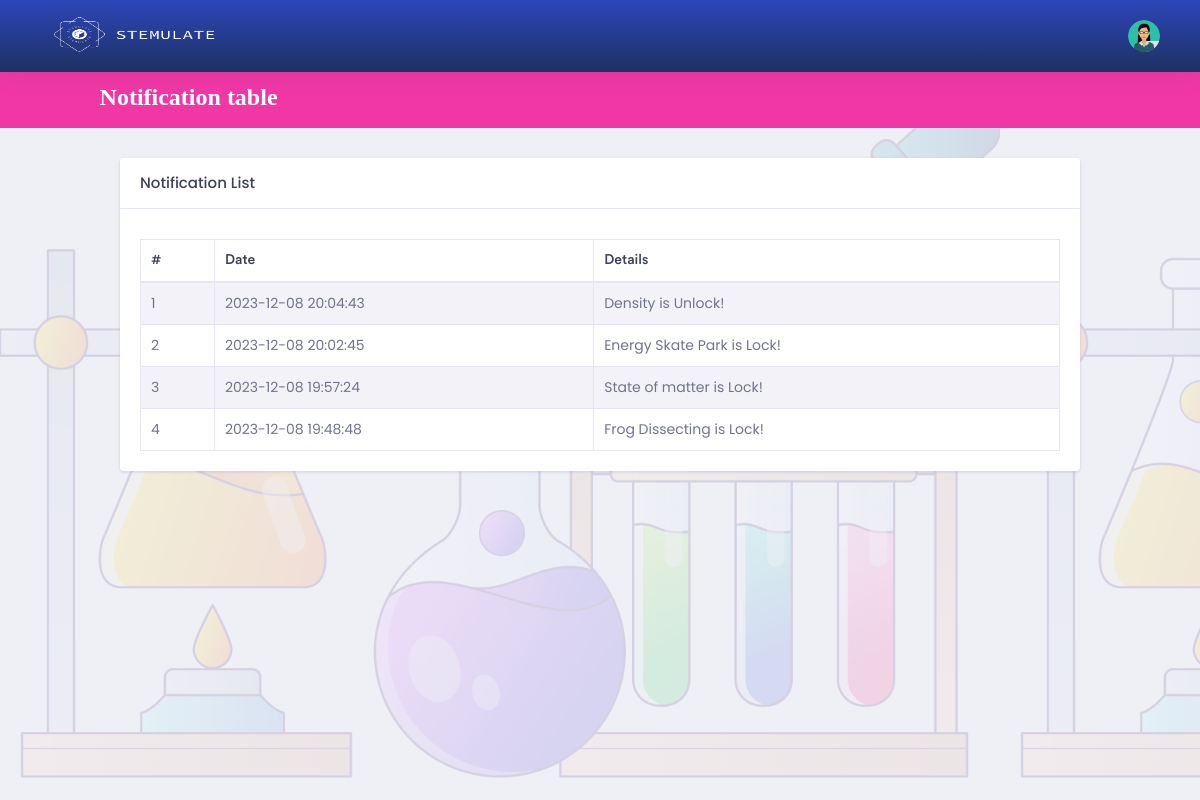
The page /student/notification-table.php (signed in) on the database as committed earlier.
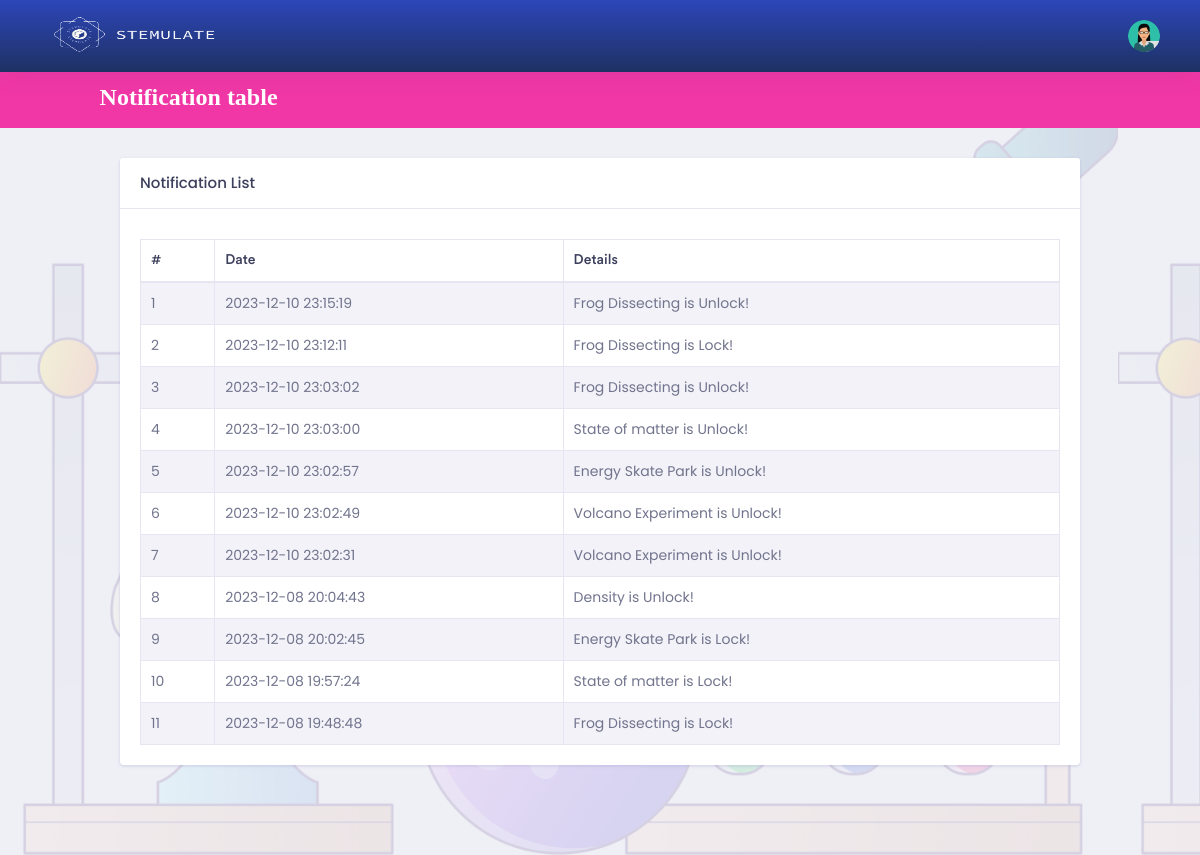
The same page on the database as committed later.
### tables this page shows
CREATE TABLE `notification` (
  `id` int(255) NOT NULL,
  `student_id` int(255) NOT NULL,
  `details` varchar(255) NOT NULL,
  `isread` tinyint(1) NOT NULL,
  `created_at` datetime DEFAULT NULL
);

### student/notification-table.php (the view, shortened to what this page needs)
<?php
    if ($_SESSION['p'] != "") {
?>
<!doctype html>
<html lang="en">
<head>
    <?php include 'head.php';
     ?>
</head>
<body>
    <div class="dashboard-main-wrapper">
         <div class="dashboard-header">
            <?php include 'header.php';  ?>
            <?php include 'navigation.php';  ?>
        </div>
        <div class="dashboard-wrapper">
            <div class="container-fluid  dashboard-content">
                <div class="row">
                    <div class="col-xl-12 col-lg-12 col-md-12 col-sm-12 col-12">
                        <div class="card">
                            <h5 class="card-header">Notification List </h5>
                            <span style="padding-left:20px; padding-top:10px;">
                            </span>
                            <div class="card-body">
                                <div class="table-responsive">
                                    <table class="table table-striped table-bordered">
                                        <thead>
                                            <tr>
                                                <th>#</th>
                                                <th>Date</th>
                                                <th>Details</th>
                                            </tr>
                                        </thead>
                                        <tbody>
                                            <?php
                                                include 'db.php';
                                                $sl = 0;
                                                $query = mysqli_query($link, "SELECT *  FROM `notification` WHERE student_id = '$_SESSION[id]' order by id desc");
                                                while($data = mysqli_fetch_array($query)) {
                                            ?>
                                            <tr>
                                                <td><?php echo ++$sl; ?></td>
                                                <td><?php echo $data['created_at']; ?></td>
                                                <td><?php echo $data['details']; ?></td>
                                            </tr>
                                            <?php } ?>
                                        </tbody>
                                    </table>
                                </div>
                            </div>
                        </div>
                    </div>
                </div>
            </div>
        </div>
    </div>
</body>
</html>
<?php
} else {
    echo "<script>";
    echo "self.location='index.php?msg=<font color=red>Please Login First.</font>';";
    echo "</script>";
}
?>

### student/head.php (shortened to what this page needs)
<link rel="stylesheet" href="assets/vendor/bootstrap/css/bootstrap.min.css">
<link rel="stylesheet" href="assets/vendor/fonts/circular-std/style.css">
<link rel="stylesheet" href="assets/libs/css/main.css">
<link rel="stylesheet" href="assets/libs/css/style.css">
<link rel="stylesheet" href="assets/vendor/fonts/fontawesome/css/fontawesome-all.css">
<link rel="stylesheet" href="assets/vendor/charts/chartist-bundle/chartist.css">
<link rel="stylesheet" href="assets/vendor/charts/morris-bundle/morris.css">
<link rel="stylesheet" href="assets/vendor/fonts/material-design-iconic-font/css/materialdesignicons.min.css">
<link rel="stylesheet" href="assets/vendor/charts/c3charts/c3.css">
<link rel="stylesheet" href="assets/vendor/fonts/flag-icon-css/flag-icon.min.css">

### student/header.php (shortened to what this page needs)
<nav class="navbar navbar-expand-lg bg-blue fixed-top">
    <a class="navbar-brand" href="dashboard.php">
        <img src="./assets/images/logo-stemulate.png" width=200 height=50 alt="logo-stemulate" class="img-rounded">
    </a>
    <div class="collapse navbar-collapse " id="navbarSupportedContent">
        <ul class="navbar-nav ml-auto navbar-right-top">
            <li class="nav-item dropdown nav-user">
            <a class="nav-link nav-user-img" href="#" id="navbarDropdownMenuLink2" data-toggle="dropdown" aria-haspopup="true" aria-expanded="false">
                <img src="<?php
                    $noImage = "assets/images/avatar-1.jpg";
                    if ($_SESSION['i']) {
                        echo $_SESSION['i'];
                    } else {
                        echo $noImage;
                    }
                ?>" alt="" class="user-avatar-md rounded-circle">
            </a>
            </li>
        </ul>
    </div>
</nav>

### student/navigation.php
<?php
$directoryURI = $_SERVER['REQUEST_URI'];
$path = parse_url($directoryURI, PHP_URL_PATH);
$components = explode('/', $path);
$page = $components[3];
$page = ucfirst(str_replace("-", " ", $page));
$remove = str_replace(".php", "", $page);
$currentpage = $remove;
?>
<nav class="sub-navbar">
    <a class="route" href="dashboard.php">
        <span class="arrow-icon fa fa-solid fa-chevron-left">
            &nbsp;&nbsp;&nbsp;<?php echo $currentpage; ?>
        </span>
    </a>
</nav>

### student/assets/libs/css/main.css (style rules this page uses)
body { margin: 0; padding: 0; font-family: 'Poppins', sans-serif; background-color: #f1f1f1; color: #333333; }
.arrow-icon { padding-right: 20px; }
.sub-navbar a { padding-top: 25px; background: var(--fuchsia, #F037A5); display: flex; height: 68px; color: white; }
.route { padding: 25px 60px; font-size: 24px; font-weight: 600; }
.fa-chevron-left:before { font-size: 20px; }

Rows that differ between the two databases and show on the page:
added notification: created_at "2023-12-10 23:15:19", details "Frog Dissecting is Unlock!"
added notification: created_at "2023-12-10 23:12:11", details "Frog Dissecting is Lock!"
added notification: created_at "2023-12-10 23:03:02", details "Frog Dissecting is Unlock!"
added notification: created_at "2023-12-10 23:03:00", details "State of matter is Unlock!"
added notification: created_at "2023-12-10 23:02:57", details "Energy Skate Park is Unlock!"
added notification: created_at "2023-12-10 23:02:49", details "Volcano Experiment is Unlock!"
added notification: created_at "2023-12-10 23:02:31", details "Volcano Experiment is Unlock!"
